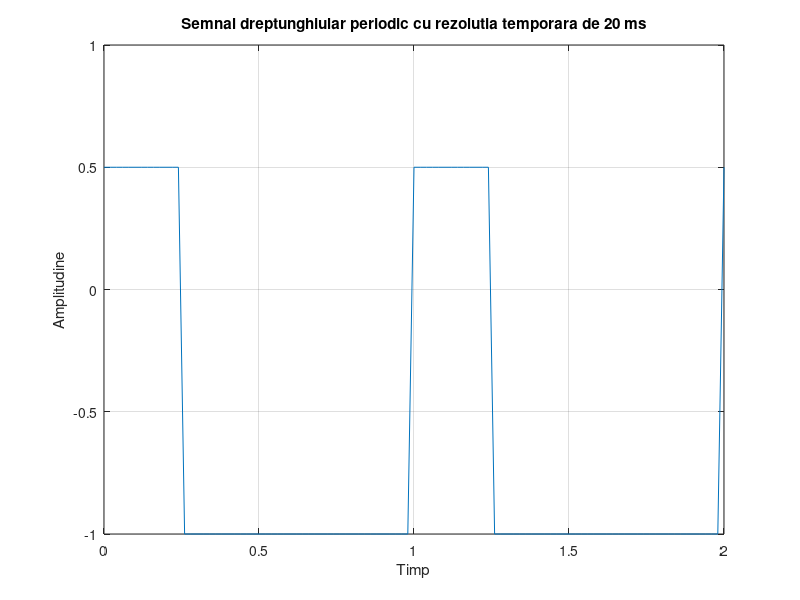

MATLAB code to generate this figure:

n=25;                       % factor de umplere
t=0:0.02:2;                 % un vector prntru timp care merge de la 0 la 2 secunde, cu pasul de 20 ms
s= (1-n/100)*square(t*2*pi, n) - n/100; % square se foloseste pentru a reprezenta grafic semnalul dreptunghiular si, deoarece nivelul maxim este diferit de nivelul minim, se va inmulti cu 1-n/100 si se va scadea n/100 pentru a avea 0.5 nivelul maxim si -1 nivelul minim
figure(1);                  % numele figurii
plot (t,s);                 %  se vor reprezenta grafic elementele vectorului s în funcţie de elementele vectorului t; 
xlabel('Timp');             % denumirea axei x
ylabel('Amplitudine');      % denumirea axei y
title('Semnal dreptunghiular periodic cu rezolutia temporara de 20 ms'); %titlul figurii
grid                        % reteaua de linii
